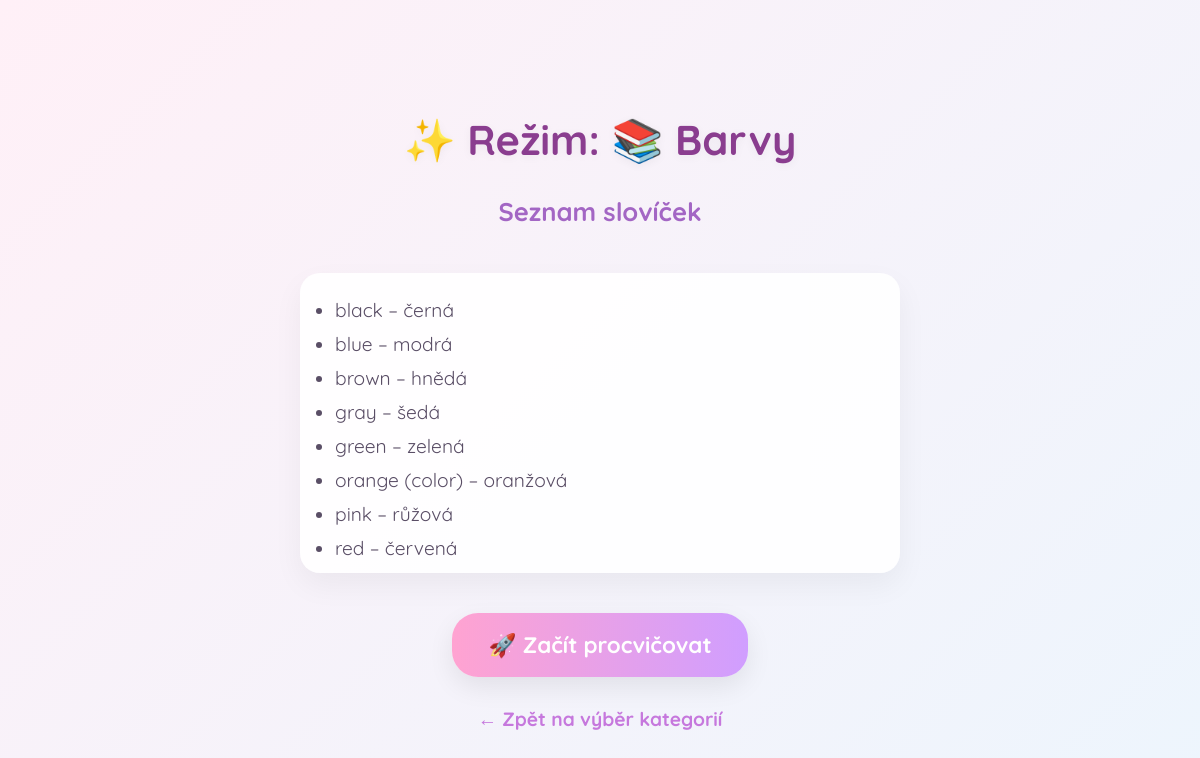
Page /practice/start/category/12/ on the committed database.
### core/models.py (models this page shows, shortened)
class Word(models.Model):
    english = models.CharField(
        max_length=100,
        verbose_name="Anglické slovo",
        help_text="Zadej slovo v angličtině (bez speciálních znaků)",
        validators=[RegexValidator(r'^[a-zA-Z\s\-\(\)]+$', 'Pouze písmena, mezery, pomlčky a závorky')]
    )
    czech = models.CharField(
        max_length=100,
        verbose_name="Český překlad",
        help_text="Zadej český překlad"
    )
    difficulty = models.CharField(
        max_length=10,
        choices=[
            ('easy', 'Easy'),
            ('medium', 'Medium'),
            ('hard', 'Hard')
        ],
        verbose_name="Obtížnost",
        help_text="Vyber obtížnost slova"
    )
    category = models.ForeignKey(
        'Category',
        on_delete=models.CASCADE,
        null=True,
        blank=True,
        verbose_name="Kategorie",
        help_text="Vyber kategorii (nepovinné)"
    )
    example_sentence = models.TextField(
        blank=True,
        null=True,
        verbose_name="Příklad věty",
        help_text="Věta, kde se používá anglické slovo"
    )
    class Meta:
        verbose_name = "Slovo"
        verbose_name_plural = "Slova"
        ordering = ['difficulty']
    @classmethod
    def ordered_by_difficulty(cls) -> QuerySet:
        return cls.objects.annotate(
            difficulty_order=Case(
                When(difficulty='easy', then=Value(1)),
                When(difficulty='medium', then=Value(2)),
                When(difficulty='hard', then=Value(3)),
                output_field=IntegerField()
            )
        ).order_by('difficulty_order', 'english')

### core/views.py (the view)
# urls.py: path('practice/start/<str:mode>/<str:value>/', views.unified_practice_start, name='unified_practice_start'),
def unified_practice_start(request, mode, value=None):
    progress_key = ''
    words = []
    context = {}
    if mode == 'difficulty':
        progress_key = f'practice_progress_{value}'
        request.session[progress_key] = []
        words = Word.objects.filter(difficulty=value)
        context['level'] = value
    elif mode == 'category':
        category = get_object_or_404(Category, pk=value)
        progress_key = f'practice_category_progress_{value}'
        request.session[progress_key] = []
        words = Word.ordered_by_difficulty().filter(category=category)
        context['category'] = category
    elif mode == 'remix':
        progress_key = 'practice_remix_progress'
        request.session[progress_key] = []
        words = Word.ordered_by_difficulty()
        context['remix'] = True
    else:
        return render(request, 'core/practice.html', {'error': 'Neplatný režim!'})
    context['words'] = words
    context['mode'] = mode
    context['value'] = value
    context['mode_label'] = get_mode_label(mode, value)
    return render(request, 'core/practice_start.html', context)

### core/views.py (called while the page is built)
def get_mode_label(mode, value):
    if mode == 'difficulty':
        labels = {
            'easy': '🟢 Začátečník',
            'medium': '🟡 Pokročilý',
            'hard': '🔴 Expert',
        }
        return labels.get(value, 'Neznámá obtížnost')
    elif mode == 'category':
        category = Category.objects.filter(pk=value).first()
        return f'📚 {category.name}' if category else 'Neznámá kategorie'
    elif mode == 'remix':
        return '🎧 reMIX'
    else:
        return 'Neznámý režim'

### core/templates/core/practice_start.html (shortened to what this page needs)
<!DOCTYPE html>
<html lang="cs">
<head>
</head>
<body>
  <h1>✨ Režim: {{ mode_label }}</h1>
  <h2>Seznam slovíček</h2>
  <ul class="word-list">
    {% for word in words %}
      <li>{{ word.english }} – {{ word.czech }}</li>
    {% endfor %}
  </ul>
  <a href="{% url 'practice_game' mode value %}" class="btn">🚀 Začít procvičovat</a>
  {% if mode == 'difficulty' %}
    <a href="{% url 'practice_difficulty' %}" class="back-link">← Zpět na výběr obtížnosti</a>
  {% elif mode == 'category' %}
    <a href="{% url 'practice_category' %}" class="back-link">← Zpět na výběr kategorií</a>
  {% elif mode == 'remix' %}
    <a href="{% url 'practice' %}" class="back-link">← Zpět na výběr režimu</a>
  {% endif %}
</body>
</html>

### core/templates/core/practice_start.html (style rules this page uses)
* { box-sizing: border-box; }
:root { --bg1:#ffeaf5; --bg2:#fbe5ff; --bg3:#e7f7ff; --bg4:#fff0f7; --accent1:#ffa3d1; --accent2:#d09eff; --accent3:#f8b8ff; --muted:#6b5b7b; --radius:20px; }
body::before { content: ""; position: fixed; top: 0; left: 0; right: 0; bottom: 0; z-index: -1; background: linear-gradient(-45deg,var(--bg1),var(--bg2),var(--bg3),var(--bg4)); background-size: 400% 400%; animation: dreamyBG 22s ease infinite; }
body { font-family: 'Quicksand', sans-serif; display: flex; justify-content: center; align-items: center; height: 100vh; flex-direction: column; padding: 40px 20px; text-align: center; }
h1 { font-size: 2.6em; margin-bottom: 10px; color: #8a3d8f; text-shadow: 0 2px 10px rgba(0, 0, 0, 0.05); }
h2 { font-size: 1.6em; color: #a366c4; margin: 20px 0 30px; }
.word-list { background: rgba(255, 255, 255, 0.9); border-radius: 20px; padding: 25px 35px; max-height: 300px; overflow-y: auto; width: 100%; max-width: 600px; margin-bottom: 30px; text-align: left; box-shadow: 0 12px 30px rgba(0,0,0,0.05); }
.word-list li { margin-bottom: 10px; font-size: 1.2em; color: #5a4e66; }
.btn { display: inline-block; padding: 18px 36px; margin: 10px 0; border: none; border-radius: 26px; font-size: 1.4em; font-weight: bold; cursor: pointer; color: white; background: linear-gradient(to right, #ffa3d1, #d09eff); box-shadow: 0 10px 26px rgba(0,0,0,0.08); transition: all 0.25s ease; text-decoration: none; }
.back-link { margin-top: 20px; text-decoration: none; font-weight: bold; font-size: 1.2em; color: #c678dd; transition: color 0.2s ease; }

### rows in the picture
Word: english "black", czech "černá"
Word: english "blue", czech "modrá"
Word: english "brown", czech "hnědá"
Word: english "gray", czech "šedá"
Word: english "green", czech "zelená"
Word: english "orange (color)", czech "oranžová"
Word: english "pink", czech "růžová"
Word: english "red", czech "červená"

### other values in the picture
{{ mode_label }} "📚 Barvy"
